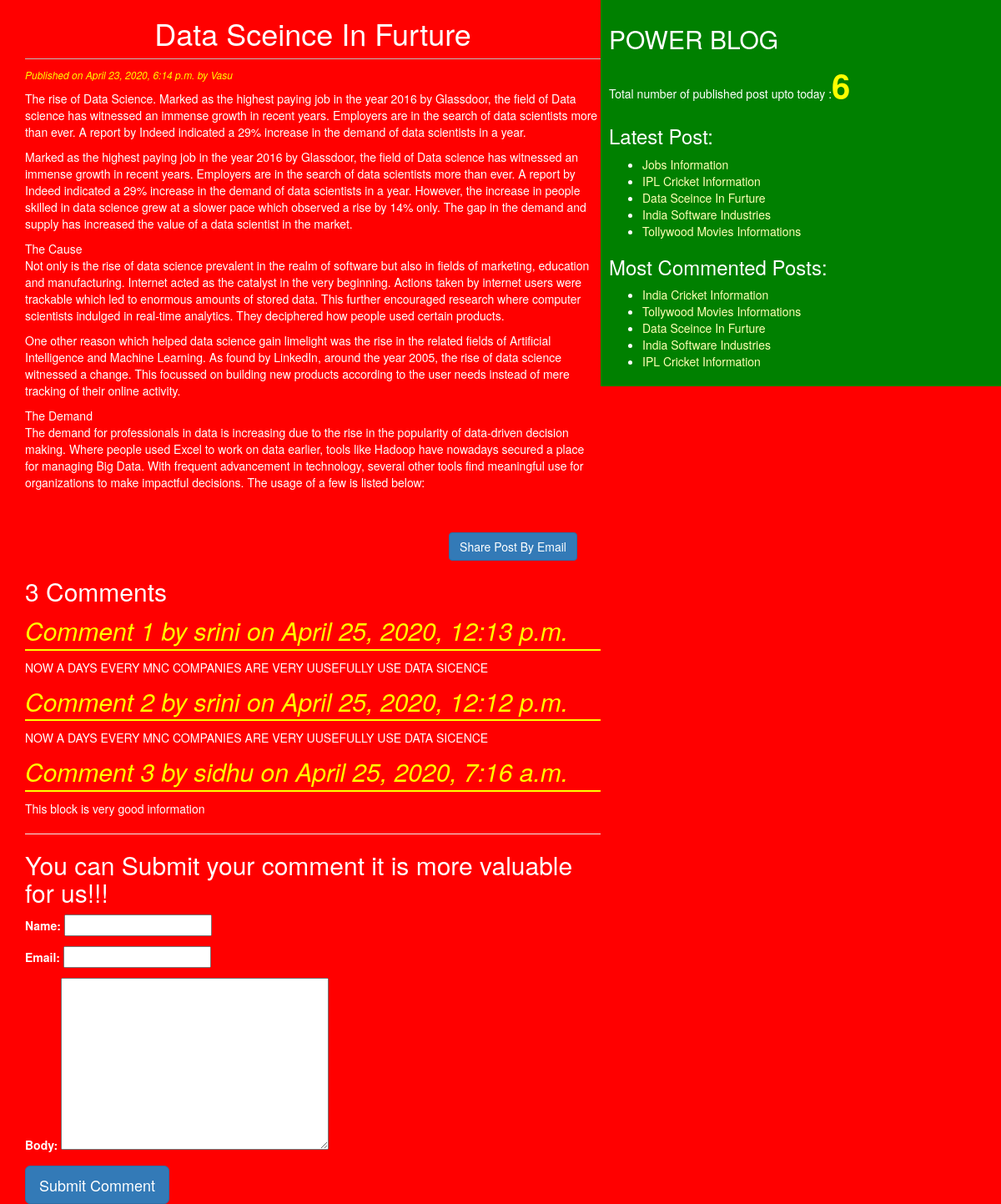
Page /2020/04/23/data-sceince-furture/ on the committed database.
### blog/models.py (models this page shows, shortened)
class Post(models.Model):
    STATUS_CHOICES=(('draft','Draft'),('published','Published'))
    title=models.CharField(max_length=264)
    slug=models.SlugField(max_length=264,unique_for_date='publish')
    author=models.ForeignKey(User,related_name='blog_posts',on_delete=models.CASCADE)
    body=models.TextField()
    publish=models.DateTimeField(default=timezone.now)
    created=models.DateTimeField(auto_now_add=True)
    updated=models.DateTimeField(auto_now=True)
    status=models.CharField(max_length=10,choices=STATUS_CHOICES,default='draft')
    objects=CustomManager()
    tags=TaggableManager()
    class Meta:
        ordering=('-publish',)
    def get_absolute_url(self):
        return reverse('post_detail',args=[self.publish.year,self.publish.strftime('%m'),self.publish.strftime('%d'),self.slug])

class Comment(models.Model):
    post=models.ForeignKey(Post,related_name='comments',on_delete=models.CASCADE)
    name=models.CharField(max_length=40)
    email=models.EmailField()
    body=models.TextField()
    created=models.DateTimeField(auto_now_add=True)
    updated=models.DateTimeField(auto_now=True)
    active=models.BooleanField(default=True)
    class Meta:
        ordering=('-created',)

### blog/views.py (the view)
# urls.py: re_path(r'^(?P<year>\d{4})/(?P<month>\d{2})/(?P<day>\d{2})/(?P<post>[-\w]+)/$',views.post_detail_view,name='post_detail'),
def post_detail_view(request,post,year,month,day):
    post=get_object_or_404(Post,slug=post,status='published',publish__year=year,publish__month=month,publish__day=day)
    comments=post.comments.filter(active=True)
    csubmit=False
    if request.method=='POST':
        form=CommentForm(request.POST)
        if form.is_valid():
            new_comment=form.save(commit=False)
            new_comment.post=post
            new_comment.save()
            csubmit=True
    else:
        form=CommentForm()
    return render(request,'blog/post_detail.html',{'post':post,'form':form,'csubmit':csubmit,'comments':comments})

### blog/forms.py
class CommentForm(forms.ModelForm):
    class Meta:
        model=Comment
        fields=('name','email','body')

### blog/models.py (called while the page is built)
    def get_queryset(self):
        return super().get_queryset().filter(status='published')

### blog/templatetags/blog_tags.py (called while the page is built)
@register.simple_tag
def total_posts():
    return Post.objects.count()

@register.inclusion_tag('blog/latest_posts123.html')
def show_latest_posts(count=5):
    latest_posts=Post.objects.order_by('-publish')[:count]
    return {'latest_posts':latest_posts}

@register.simple_tag
def get_most_commented_posts(count=5):
    return Post.objects.annotate(total_comments=Count('comments')).order_by('-total_comments')[:count]

### templates/blog/post_detail.html (shortened to what this page needs)
<!DOCTYPE html>
{%extends 'blog/base.html'%}
    {%block content%}
      <h1>{{post.title}}</h1>
        <p id='date'>Published on {{post.publish}} by {{post.author|title}}</p>
        {{post.body|linebreaks}}<br><br>
        <div class="container" align='center'>
          <a href="/{{post.id}}/share" class="btn btn_lg btn-primary">Share Post By Email</a>
        </div>
        {% with comments.count as comments_count%}
        <h2>{{comments_count}} Comment{{comments_count|pluralize}}</h2>
        {%endwith%}
        {%if comments%}
         {%for comment in comments%}
           <p id='ch'> Comment {{forloop.counter}} by {{comment.name}} on {{comment.created}}</p>
           <div class="cb">{{comment.body|linebreaks}}</div>
           {%endfor%}
           <hr>
           {%else%}
             <p>There are no Comments yet!!!</p>
          {%endif%}
          {%if csubmit%}
          <h2>Your Comment added Successfully</h2>
          {%else%}
          <h2>You can Submit your comment it is more valuable for us!!!</h2>
            <form method="post">
              {{form.as_p}}
                <input type="Submit" class="btn btn-lg btn-primary" value="Submit Comment">
              </form>
            {%endif%}
    {%endblock%}

### templates/blog/base.html (shortened to what this page needs)
<!DOCTYPE html>
{%load blog_tags%}
{%load staticfiles %}
<html lang="en" dir="ltr">
  <head>
    <link rel="stylesheet" href="https://stackpath.bootstrapcdn.com/bootstrap/3.4.1/css/bootstrap.min.css"
>
    <link rel="stylesheet" href="{% static "css/blog.css"%}">
      </head>
  <body>
    <div class="content">
      {%block content%}{%endblock%}
    </div>
    <div class='sidebar'>
      <h2>POWER BLOG</h2>
      <p>Total number of published post upto today :<span id='pcount'>{% total_posts%}</span></p>
      <h3>Latest Post:</h3>{%show_latest_posts%}
      <h3>Most Commented Posts:</h3>
      {%get_most_commented_posts as most_commented_posts%}
      <ul>
        {%for post in most_commented_posts%}
        <li><a href="{{post.get_absolute_url}}">{{post.title}}</a></li>
        {%endfor%}
      </ul>
      </div>
  </body>
</html>

### templates/blog/latest_posts123.html
<ul>
  {%for post in latest_posts%}
  <li><a href="{{post.get_absolute_url}}">{{post.title}}</a></li>
  {%endfor%}
</ul>

### static/css/blog.css (style rules this page uses)
.content { width:60%; float:left; padding:0 0 0 30px; background: red; height:100%; }
.sidebar { width:40%; float:right; padding:10px; background:green; height:100%; }
h1 { text-align: center; border-bottom: 1px solid #bbb; padding-bottom:10px; }
body { color: white; background: red; }
#date { color: yellow; font-size: 12px; font-style: italic; }
a { color:#ffffb3; }
#ch { color: yellow; font-size: 30px; font-style: italic; border-bottom:2px solid yellow; }
#pcount { font-size: 40px; color: yellow; font-weight: bold; }
textarea { color: black; }

### rows in the picture
Post: title "Data Sceince In Furture", publish "April 23, 2020, 6:14 p.m.", author "Vasu", body "The rise of Data Science. Marked as the highest paying job in the year 2016 by Glassdoor, the field of Data science has witnessed an immense growth in recent years. Employers are in the search of data scientists more than ever. A report by Indeed indicated a 29% increase in the demand of data scientists in a year. Marked as the highest paying job in the year 2016 by Glassdoor, the field of Data science has witnessed an immense growth in recent years. Employers are in the search of data scientists more than ever. A report by Indeed indicated a 29% increase in the demand of data scientists in a year. However, the increase in people skilled in data science grew at a slower pace which observed…"
Comment: name "srini", created "April 25, 2020, 12:13 p.m.", body "NOW A DAYS EVERY MNC COMPANIES ARE VERY UUSEFULLY USE DATA SICENCE"
Comment: name "srini", created "April 25, 2020, 12:12 p.m.", body "NOW A DAYS EVERY MNC COMPANIES ARE VERY UUSEFULLY USE DATA SICENCE"
Comment: name "sidhu", created "April 25, 2020, 7:16 a.m.", body "This block is very good information"
Post: title "Jobs Information"
Post: title "IPL Cricket Information"
Post: title "India Software Industries"
Post: title "Tollywood Movies Informations"
Post: title "India Cricket Information"

### other values in the picture
{{ comments_count }} "3"
